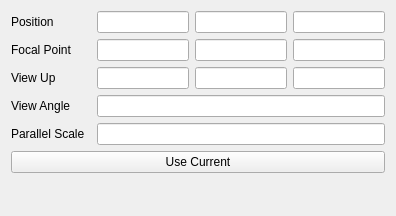
<?xml version="1.0" encoding="UTF-8"?>
<ui version="4.0">
 <class>CameraKeyFrameWidget</class>
 <widget class="QWidget" name="CameraKeyFrameWidget">
  <property name="geometry">
   <rect>
    <x>0</x>
    <y>0</y>
    <width>396</width>
    <height>216</height>
   </rect>
  </property>
  <property name="windowTitle">
   <string>Camera Animation</string>
  </property>
  <layout class="QGridLayout">
   <item row="0" column="0">
    <widget class="QStackedWidget" name="stackedWidgetMode">
     <property name="currentIndex">
      <number>1</number>
     </property>
     <widget class="QWidget" name="page_4">
      <layout class="QGridLayout">
       <property name="margin">
        <number>0</number>
       </property>
       <item row="0" column="0">
        <layout class="QHBoxLayout">
         <item>
          <widget class="QTreeWidget" name="leftPane">
           <property name="rootIsDecorated">
            <bool>false</bool>
           </property>
           <column>
            <property name="text">
             <string>1</string>
            </property>
           </column>
           <item>
            <property name="text">
             <string>Camera Position</string>
            </property>
           </item>
           <item>
            <property name="text">
             <string>Camera Focus</string>
            </property>
           </item>
           <item>
            <property name="text">
             <string>Up Direction</string>
            </property>
           </item>
          </widget>
         </item>
         <item>
          <widget class="QStackedWidget" name="stackedWidget">
           <property name="currentIndex">
            <number>3</number>
           </property>
           <widget class="QWidget" name="page_3">
            <layout class="QGridLayout">
             <property name="margin">
              <number>0</number>
             </property>
             <item row="0" column="0">
              <widget class="QTextBrowser" name="textBrowser">
               <property name="html">
                <string>&lt;!DOCTYPE HTML PUBLIC &quot;-//W3C//DTD HTML 4.0//EN&quot; &quot;http://www.w3.org/TR/REC-html40/strict.dtd&quot;&gt;
&lt;html&gt;&lt;head&gt;&lt;meta name=&quot;qrichtext&quot; content=&quot;1&quot; /&gt;&lt;style type=&quot;text/css&quot;&gt;
p, li { white-space: pre-wrap; }
&lt;/style&gt;&lt;/head&gt;&lt;body style=&quot; font-family:'Ubuntu'; font-size:11pt; font-weight:400; font-style:normal;&quot;&gt;
&lt;table border=&quot;0&quot; style=&quot;-qt-table-type: root; margin-top:4px; margin-bottom:4px; margin-left:4px; margin-right:4px;&quot;&gt;
&lt;tr&gt;
&lt;td style=&quot;border: none;&quot;&gt;
&lt;p style=&quot; margin-top:0px; margin-bottom:0px; margin-left:0px; margin-right:0px; -qt-block-indent:0; text-indent:0px;&quot;&gt;&lt;span style=&quot; font-family:'Helvetica'; font-size:9pt; font-weight:600;&quot;&gt;Define Camera Parameters&lt;/span&gt;&lt;/p&gt;
&lt;p style=&quot;-qt-paragraph-type:empty; margin-top:0px; margin-bottom:0px; margin-left:0px; margin-right:0px; -qt-block-indent:0; text-indent:0px; font-family:'Helvetica'; font-size:9pt; font-weight:600;&quot;&gt;&lt;br /&gt;&lt;/p&gt;
&lt;p style=&quot; margin-top:0px; margin-bottom:0px; margin-left:0px; margin-right:0px; -qt-block-indent:0; text-indent:0px;&quot;&gt;&lt;span style=&quot; font-family:'Helvetica'; font-size:9pt;&quot;&gt;Using the left pane, edit the path followed by the camera's position and focal point for the keyframe being edited.&lt;/span&gt;&lt;/p&gt;&lt;/td&gt;&lt;/tr&gt;&lt;/table&gt;&lt;/body&gt;&lt;/html&gt;</string>
               </property>
              </widget>
             </item>
            </layout>
           </widget>
           <widget class="QWidget" name="page">
            <layout class="QVBoxLayout">
             <property name="margin">
              <number>0</number>
             </property>
             <item>
              <widget class="pqCollapsedGroup" name="positionContainer">
               <property name="title">
                <string>Position Control Points</string>
               </property>
               <property name="checkable">
                <bool>true</bool>
               </property>
              </widget>
             </item>
            </layout>
           </widget>
           <widget class="QWidget" name="page_6">
            <layout class="QGridLayout">
             <property name="margin">
              <number>0</number>
             </property>
             <item row="0" column="0">
              <widget class="pqCollapsedGroup" name="focusContainer">
               <property name="title">
                <string>Focus Control Points</string>
               </property>
              </widget>
             </item>
            </layout>
           </widget>
           <widget class="QWidget" name="page_2">
            <layout class="QVBoxLayout">
             <property name="margin">
              <number>0</number>
             </property>
             <item>
              <layout class="QGridLayout">
               <item row="0" column="0">
                <widget class="pqLineEdit" name="viewUpX">
                 <property name="minimum" stdset="0">
                  <double>-1000.000000000000000</double>
                 </property>
                 <property name="maximum" stdset="0">
                  <double>1000.000000000000000</double>
                 </property>
                </widget>
               </item>
               <item row="0" column="1">
                <widget class="pqLineEdit" name="viewUpY">
                 <property name="minimum" stdset="0">
                  <double>-1000.000000000000000</double>
                 </property>
                 <property name="maximum" stdset="0">
                  <double>1000.000000000000000</double>
                 </property>
                </widget>
               </item>
               <item row="0" column="2">
                <widget class="pqLineEdit" name="viewUpZ">
                 <property name="minimum" stdset="0">
                  <double>-1000.000000000000000</double>
                 </property>
                 <property name="maximum" stdset="0">
                  <double>1000.000000000000000</double>
                 </property>
                </widget>
               </item>
              </layout>
             </item>
             <item>
              <spacer>
               <property name="orientation">
                <enum>Qt::Vertical</enum>
               </property>
               <property name="sizeHint" stdset="0">
                <size>
                 <width>20</width>
                 <height>40</height>
                </size>
               </property>
              </spacer>
             </item>
            </layout>
           </widget>
          </widget>
         </item>
        </layout>
       </item>
      </layout>
     </widget>
     <widget class="QWidget" name="page_5">
      <layout class="QGridLayout">
       <property name="margin">
        <number>0</number>
       </property>
       <item row="1" column="0">
        <widget class="QLabel" name="label_10">
         <property name="text">
          <string>Position</string>
         </property>
        </widget>
       </item>
       <item row="1" column="2">
        <widget class="pqLineEdit" name="position0"/>
       </item>
       <item row="1" column="3">
        <widget class="pqLineEdit" name="position1"/>
       </item>
       <item row="1" column="4">
        <widget class="pqLineEdit" name="position2"/>
       </item>
       <item row="2" column="0">
        <widget class="QLabel" name="label_12">
         <property name="text">
          <string>Focal Point</string>
         </property>
        </widget>
       </item>
       <item row="2" column="2">
        <widget class="pqLineEdit" name="focalPoint0"/>
       </item>
       <item row="2" column="3">
        <widget class="pqLineEdit" name="focalPoint1"/>
       </item>
       <item row="2" column="4">
        <widget class="pqLineEdit" name="focalPoint2"/>
       </item>
       <item row="3" column="0">
        <widget class="QLabel" name="label_13">
         <property name="text">
          <string>View Up</string>
         </property>
        </widget>
       </item>
       <item row="3" column="2">
        <widget class="pqLineEdit" name="viewUp0"/>
       </item>
       <item row="3" column="3">
        <widget class="pqLineEdit" name="viewUp1"/>
       </item>
       <item row="3" column="4">
        <widget class="pqLineEdit" name="viewUp2"/>
       </item>
       <item row="5" column="0">
        <widget class="QLabel" name="label_11">
         <property name="text">
          <string>View Angle</string>
         </property>
        </widget>
       </item>
       <item row="6" column="0">
        <widget class="QLabel" name="label">
         <property name="text">
          <string>Parallel Scale</string>
         </property>
        </widget>
       </item>
       <item row="8" column="2">
        <spacer>
         <property name="orientation">
          <enum>Qt::Vertical</enum>
         </property>
         <property name="sizeHint" stdset="0">
          <size>
           <width>20</width>
           <height>40</height>
          </size>
         </property>
        </spacer>
       </item>
       <item row="7" column="0" colspan="5">
        <widget class="QPushButton" name="useCurrent">
         <property name="text">
          <string>Use Current</string>
         </property>
        </widget>
       </item>
       <item row="5" column="2" colspan="3">
        <widget class="pqLineEdit" name="viewAngle"/>
       </item>
       <item row="6" column="2" colspan="3">
        <widget class="pqLineEdit" name="parallelScale"/>
       </item>
      </layout>
     </widget>
    </widget>
   </item>
  </layout>
 </widget>
 <customwidgets>
  <customwidget>
   <class>pqCollapsedGroup</class>
   <extends>QGroupBox</extends>
   <header>pqCollapsedGroup.h</header>
   <container>1</container>
  </customwidget>
  <customwidget>
   <class>pqLineEdit</class>
   <extends>QLineEdit</extends>
   <header>pqLineEdit.h</header>
  </customwidget>
 </customwidgets>
 <resources/>
 <connections/>
</ui>
